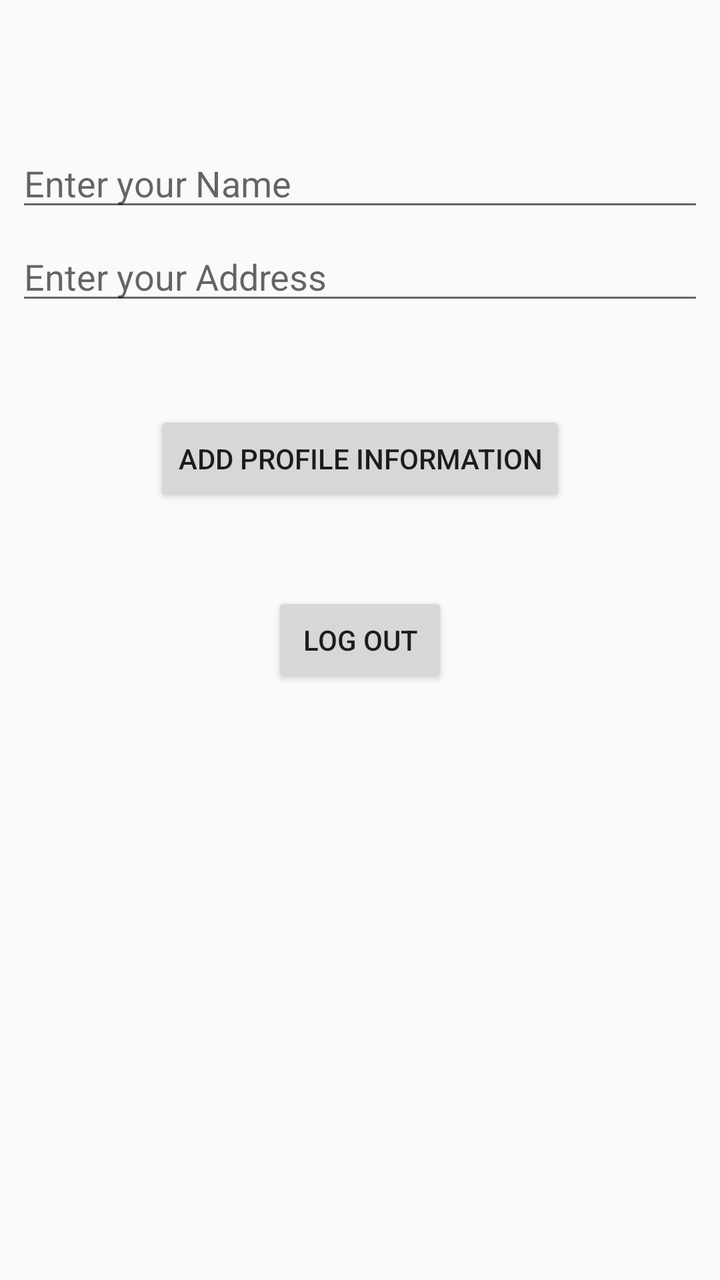
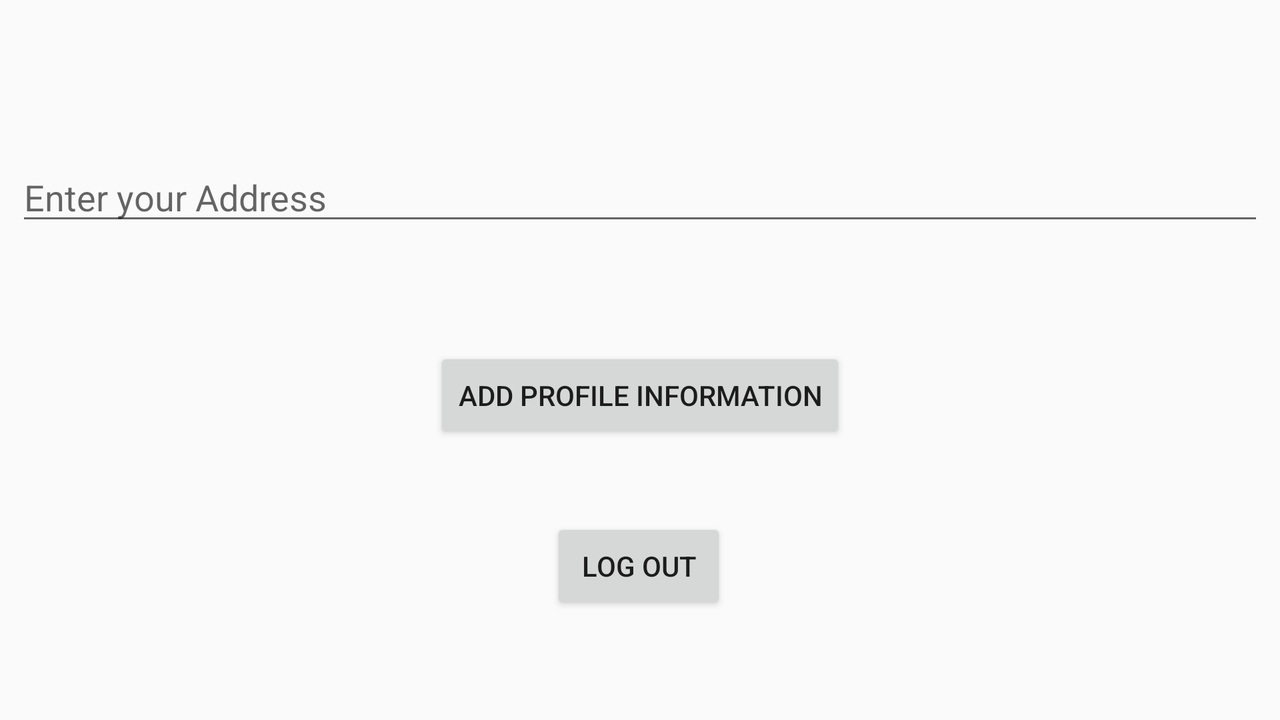

Two renders of one Android screen. The first uses the default layout on a phone; the second uses the alternative layout the repository ships for a different screen configuration, on a matching device. The two XML files are below.
<!-- AndroidManifest.xml: application theme AppTheme -->
<!-- res/layout/activity_profile.xml -->
<?xml version="1.0" encoding="utf-8"?>
<RelativeLayout xmlns:android="http://schemas.android.com/apk/res/android"
    xmlns:app="http://schemas.android.com/apk/res-auto"
    xmlns:tools="http://schemas.android.com/tools"
    android:layout_width="match_parent"
    android:layout_height="match_parent"
    android:orientation="vertical"
    tools:context=".WardrobeActivity">

    <android.support.constraint.ConstraintLayout
        android:layout_width="match_parent"
        android:layout_height="match_parent"
        android:gravity="center_horizontal"
        android:orientation="vertical">


        <TextView
            android:id="@+id/Nickname"
            android:layout_width="wrap_content"
            android:layout_height="wrap_content"
            android:layout_gravity="center_horizontal"
            android:layout_marginStart="4dp"
            android:layout_marginTop="8dp"
            android:layout_marginEnd="4dp"
            android:layout_marginBottom="4dp"
            android:textSize="25sp"
            app:layout_constraintBottom_toTopOf="@+id/LogOut"
            app:layout_constraintEnd_toEndOf="parent"
            app:layout_constraintHorizontal_bias="0.5"
            app:layout_constraintStart_toStartOf="parent"
            app:layout_constraintTop_toTopOf="parent"
            app:layout_constraintVertical_bias="0.1" />

        <EditText
            android:id="@+id/EditName"
            android:layout_width="match_parent"
            android:layout_height="wrap_content"
            android:hint="@string/NameHint"
            android:layout_marginStart="8dp"
            android:layout_marginTop="8dp"
            android:layout_marginEnd="8dp"
            android:layout_marginBottom="8dp"
            app:layout_constraintBottom_toTopOf="@+id/EditAddress"
            app:layout_constraintEnd_toEndOf="parent"
            app:layout_constraintHorizontal_bias="0.5"
            app:layout_constraintStart_toStartOf="parent"
            app:layout_constraintTop_toBottomOf="@+id/Nickname"
            app:layout_constraintVertical_bias="0.7" />

        <EditText
            android:id="@+id/EditAddress"
            android:hint="@string/AddressHint"
            android:layout_width="match_parent"
            android:layout_height="wrap_content"
            android:layout_marginStart="8dp"
            android:layout_marginEnd="8dp"
            android:layout_marginBottom="48dp"
            app:layout_constraintBottom_toTopOf="@+id/addInfo"
            app:layout_constraintEnd_toEndOf="parent"
            app:layout_constraintHorizontal_bias="0.5"
            app:layout_constraintStart_toStartOf="parent" />

        <Button
            android:id="@+id/addInfo"
            android:text="@string/AddInfo"
            android:layout_width="wrap_content"
            android:layout_height="wrap_content"
            android:layout_marginStart="8dp"
            android:layout_marginTop="8dp"
            android:layout_marginEnd="8dp"
            android:layout_marginBottom="8dp"
            app:layout_constraintBottom_toTopOf="@+id/LogOut"
            app:layout_constraintEnd_toEndOf="parent"
            app:layout_constraintHorizontal_bias="0.5"
            app:layout_constraintStart_toStartOf="parent"
            app:layout_constraintTop_toTopOf="parent"
            app:layout_constraintVertical_bias="0.85" />

        <Button
            android:id="@+id/LogOut"
            android:layout_width="wrap_content"
            android:layout_height="wrap_content"
            android:layout_marginStart="4dp"
            android:layout_marginTop="4dp"
            android:layout_marginEnd="4dp"
            android:layout_marginBottom="4dp"
            android:text="@string/LogOut"
            app:layout_constraintBottom_toBottomOf="parent"
            app:layout_constraintEnd_toEndOf="parent"
            app:layout_constraintHorizontal_bias="0.5"
            app:layout_constraintStart_toStartOf="parent"
            app:layout_constraintTop_toTopOf="parent"
            app:layout_constraintVertical_bias="0.5" />

    </android.support.constraint.ConstraintLayout>

</RelativeLayout>
<!-- resources referenced by this layout -->
<resources>
  <string name="AddInfo">Add Profile Information</string>
  <string name="AddressHint">Enter your Address</string>
  <string name="LogOut">Log Out</string>
  <string name="NameHint">Enter your Name</string>
  <style name="AppTheme" parent="Theme.AppCompat.Light.DarkActionBar">
          
          <item name="windowNoTitle">true</item>
          <item name="windowActionBar">false</item>
          <item name="colorPrimary">@color/colorPrimary</item>
          <item name="colorAccent">@color/colorAccent</item>
      </style>
</resources>
<!-- res/layout-land/activity_profile.xml (the repository's variant of the layout above) -->
<!-- drawn on the phone turned sideways -->
<?xml version="1.0" encoding="utf-8"?>
<RelativeLayout xmlns:android="http://schemas.android.com/apk/res/android"
    xmlns:app="http://schemas.android.com/apk/res-auto"
    xmlns:tools="http://schemas.android.com/tools"
    android:layout_width="match_parent"
    android:layout_height="match_parent"
    android:orientation="vertical"
    tools:context=".WardrobeActivity">

    <android.support.constraint.ConstraintLayout
        android:layout_width="match_parent"
        android:layout_height="match_parent"
        android:gravity="center_horizontal"
        android:orientation="vertical">


        <TextView
            android:id="@+id/Nickname"
            android:layout_width="wrap_content"
            android:layout_height="wrap_content"
            android:layout_gravity="center_horizontal"
            android:layout_marginStart="4dp"
            android:layout_marginTop="8dp"
            android:layout_marginEnd="4dp"
            android:layout_marginBottom="4dp"
            android:textSize="25sp"
            app:layout_constraintBottom_toTopOf="@+id/LogOut"
            app:layout_constraintEnd_toEndOf="parent"
            app:layout_constraintHorizontal_bias="0.5"
            app:layout_constraintStart_toStartOf="parent"
            app:layout_constraintTop_toTopOf="parent"
            app:layout_constraintVertical_bias="0.1" />

        <EditText
            android:id="@+id/EditName"
            android:layout_width="match_parent"
            android:layout_height="wrap_content"
            android:layout_marginStart="8dp"
            android:layout_marginTop="8dp"
            android:layout_marginEnd="8dp"
            android:layout_marginBottom="8dp"
            android:hint="@string/NameHint"
            app:layout_constraintBottom_toTopOf="@+id/EditAddress"
            app:layout_constraintEnd_toEndOf="parent"
            app:layout_constraintHorizontal_bias="0.0"
            app:layout_constraintStart_toStartOf="parent"
            app:layout_constraintTop_toBottomOf="@+id/Nickname"
            app:layout_constraintVertical_bias="1.0" />

        <EditText
            android:id="@+id/EditAddress"
            android:layout_width="match_parent"
            android:layout_height="wrap_content"
            android:layout_marginStart="8dp"
            android:layout_marginTop="8dp"
            android:layout_marginEnd="8dp"
            android:layout_marginBottom="56dp"
            android:hint="@string/AddressHint"
            app:layout_constraintBottom_toTopOf="@+id/addInfo"
            app:layout_constraintEnd_toEndOf="parent"
            app:layout_constraintHorizontal_bias="0.0"
            app:layout_constraintStart_toStartOf="parent"
            app:layout_constraintTop_toTopOf="parent"
            app:layout_constraintVertical_bias="1.0" />

        <Button
            android:id="@+id/addInfo"
            android:text="@string/AddInfo"
            android:layout_width="wrap_content"
            android:layout_height="wrap_content"
            android:layout_marginStart="8dp"
            android:layout_marginTop="8dp"
            android:layout_marginEnd="8dp"
            android:layout_marginBottom="8dp"
            app:layout_constraintBottom_toTopOf="@+id/LogOut"
            app:layout_constraintEnd_toEndOf="parent"
            app:layout_constraintHorizontal_bias="0.5"
            app:layout_constraintStart_toStartOf="parent"
            app:layout_constraintTop_toTopOf="parent"
            app:layout_constraintVertical_bias="0.85" />

        <Button
            android:id="@+id/LogOut"
            android:layout_width="wrap_content"
            android:layout_height="wrap_content"
            android:layout_marginStart="4dp"
            android:layout_marginTop="4dp"
            android:layout_marginEnd="4dp"
            android:layout_marginBottom="4dp"
            android:text="@string/LogOut"
            app:layout_constraintBottom_toBottomOf="parent"
            app:layout_constraintEnd_toEndOf="parent"
            app:layout_constraintHorizontal_bias="0.499"
            app:layout_constraintStart_toStartOf="parent"
            app:layout_constraintTop_toTopOf="parent"
            app:layout_constraintVertical_bias="0.839" />

    </android.support.constraint.ConstraintLayout>

</RelativeLayout>
